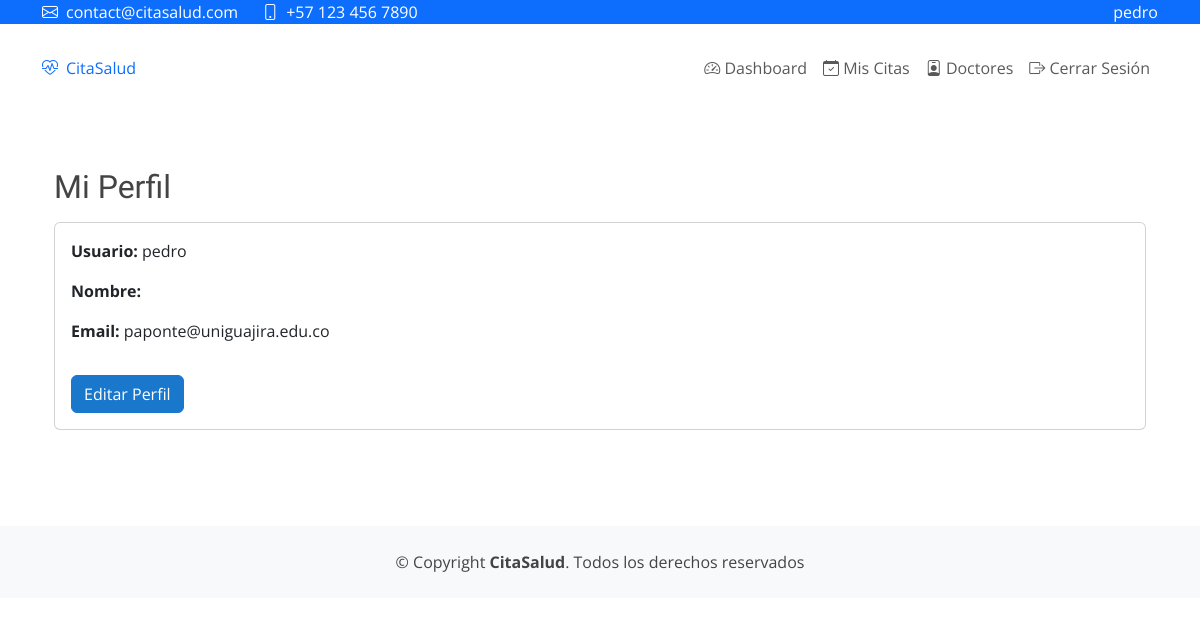
Before: /dashboard/perfil/ (signed in) with the older database file.
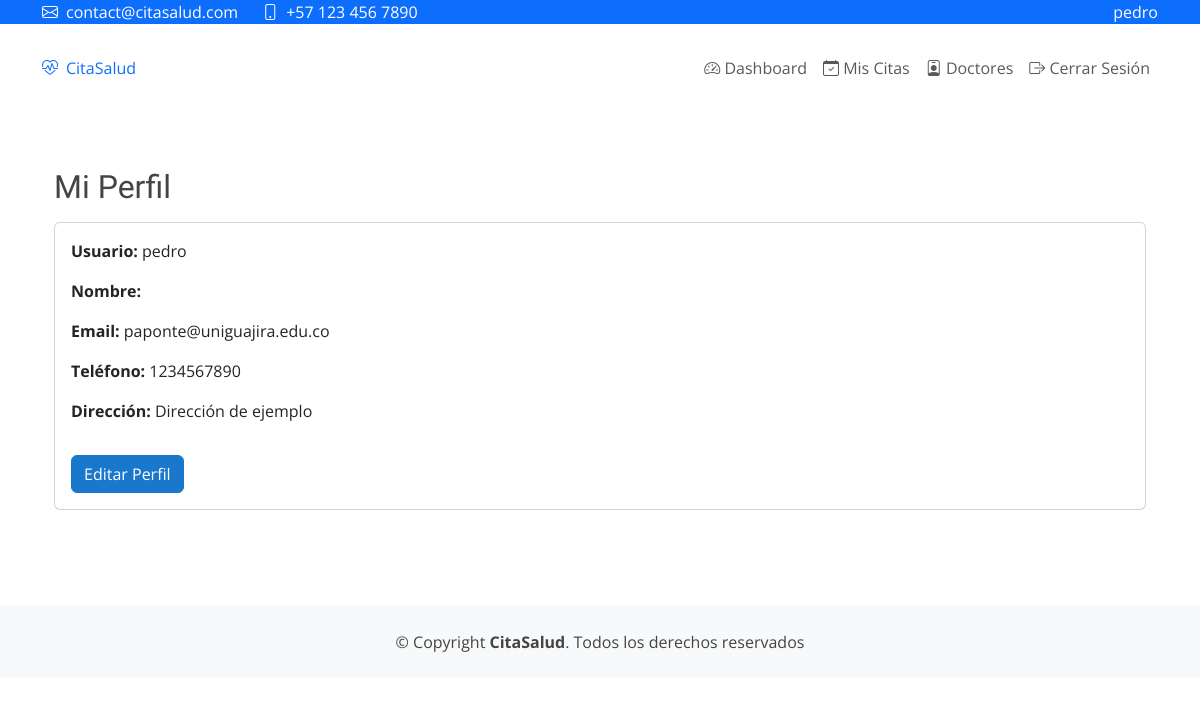
After: the same page with the newer database file.
### app_citas/models.py (models this page shows, shortened)
class Paciente(models.Model):
    usuario = models.OneToOneField(User, on_delete=models.CASCADE)
    fecha_nacimiento = models.DateField()
    genero = models.ForeignKey(Genero, on_delete=models.PROTECT)
    tipo_sangre = models.ForeignKey(TipoSangre, on_delete=models.PROTECT, null=True, blank=True)
    telefono = models.CharField(max_length=15)
    direccion = models.TextField()
    alergias = models.TextField(blank=True)
    antecedentes = models.TextField(blank=True)
    contacto_emergencia = models.CharField(max_length=100, blank=True)
    telefono_emergencia = models.CharField(max_length=15, blank=True)
    ocupacion = models.CharField(max_length=100, blank=True)
    estado_civil = models.CharField(max_length=20, choices=[
        ('S', 'Soltero'),
        ('C', 'Casado'),
        ('D', 'Divorciado'),
        ('V', 'Viudo'),
    ], blank=True)
    created_at = models.DateTimeField(auto_now_add=True)
    updated_at = models.DateTimeField(auto_now=True)

### app_citas/views.py (the view)
# urls.py: path('perfil/', views.perfil, name='perfil'),
@login_required
def perfil(request):
    user = request.user
    perfil = None
    if hasattr(user, 'paciente'):
        perfil = user.paciente
    elif hasattr(user, 'doctor'):
        perfil = user.doctor
    return render(request, 'app_citas/perfil.html', {'user': user, 'perfil': perfil})

### templates/app_citas/perfil.html
{% extends 'base.html' %}
{% block content %}
<div class="container py-4">
    <h2>Mi Perfil</h2>
    <div class="card mt-3">
        <div class="card-body">
            <p><strong>Usuario:</strong> {{ user.username }}</p>
            <p><strong>Nombre:</strong> {{ user.get_full_name }}</p>
            <p><strong>Email:</strong> {{ user.email }}</p>
            {% if perfil %}
                {% if perfil.telefono %}
                <p><strong>Teléfono:</strong> {{ perfil.telefono }}</p>
                {% endif %}
                {% if perfil.direccion %}
                <p><strong>Dirección:</strong> {{ perfil.direccion }}</p>
                {% endif %}
            {% endif %}
            <a href="{% url 'app_citas:editar_perfil' %}" class="btn btn-primary mt-3">Editar Perfil</a>
        </div>
    </div>
</div>
{% endblock %}

Changed rows visible on the page:
added Paciente: telefono "1234567890", direccion "Dirección de ejemplo"
Other visible differences:
text now shown: "Teléfono: Dirección:"
